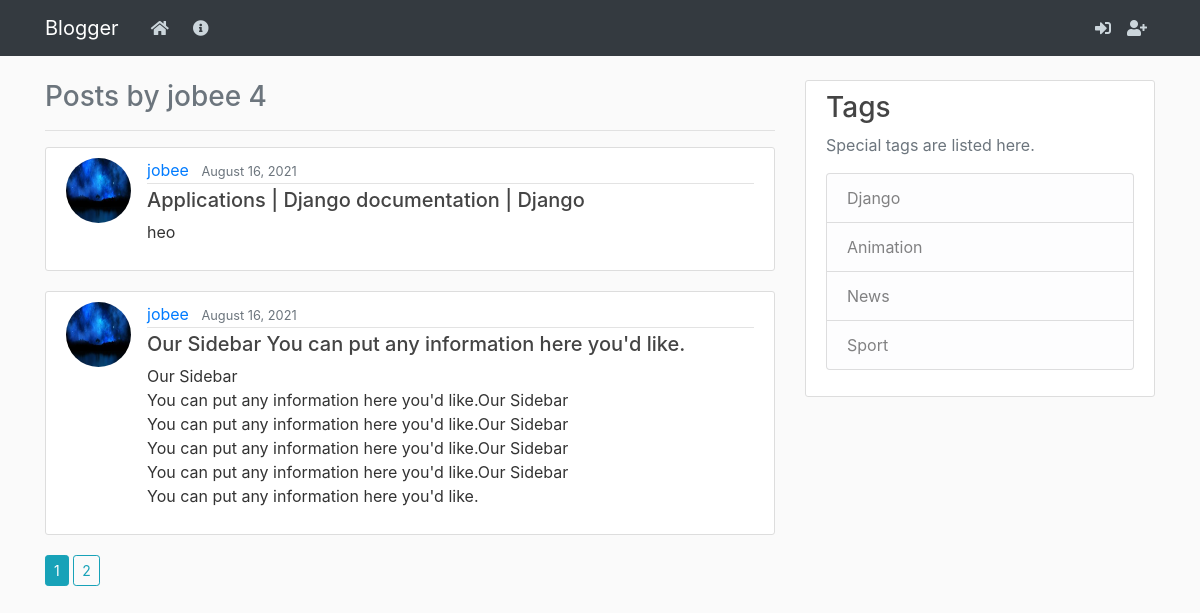
The page /blog/user/jobee on the database its author committed.
### mainblog/models.py (models this page shows, shortened)
class Post(models.Model):
	title=models.CharField(max_length=100)
	category=models.CharField(max_length=100,default='News')
	body=models.TextField()
	date=models.DateTimeField(default=timezone.now)
	author=models.ForeignKey(User, on_delete=models.CASCADE)

### users/models.py (models this page shows, shortened)
class Profile(models.Model):
	user=models.OneToOneField(User, on_delete=models.CASCADE)
	image=models.ImageField(default='03-mental_MMmE6XS.jpg',upload_to='profile_pics')

### mainblog/views.py (the view)
# urls.py: path('blog/user/<username>',UserPostListView.as_view(), name='blog-user'),
class UserPostListView(ListView):
	model = Post
	template_name = 'blog/blog_user.html'
	context_object_name = 'contents'
	paginate_by='2'
	def get_queryset(self):
		username=get_object_or_404(User,username=self.kwargs.get('username'))
		return Post.objects.filter(author=username).order_by('-date')

### Blog/templates/blog/blog_user.html (shortened to what this page needs)
{% extends "blog/base.html" %}
{% block content %}
<h3 class="mb-3 text-muted">  Posts by {{view.kwargs.username}} {{ page_obj.paginator.count }}</h3>
<hr>
    {% for post in contents %}
        <article class="media content-section">
          <img class="rounded-circle article-img" src="{{ post.author.profile.image.url }}">
          <div class="media-body">
            <div class="article-metadata">
              <a class="mr-2" href="{% url 'blog-user' post.author %}">{{ post.author }}</a>
              <small class="text-muted">{{ post.date|date:"F d, Y" }}</small>
            </div>
            <h5><a class="article-title" href="{% url 'blog-detail' post.id %}">{{ post.title }}</a></h5>
            <p class="article-content">{{ post.body }}</p>
          </div>
        </article>
    {% endfor %}
    {% if is_paginated %}
        {% for num in page_obj.paginator.page_range %}
          {% if page_obj.number == num %}
            <a class="btn btn-info btn-sm" href="?page={{ num }}"> {{num}}</a>
            {% else %}
             <a class="btn btn-outline-info btn-sm" href="?page={{ num }}"> {{num}}</a>
          {% endif %}
        {% endfor %}
    {% endif %}
{% endblock content %}

### Blog/static/blog/main.css (style rules this page uses)
body { background: #fafafa; color: #333333; margin-top: 5rem; }
h1, h2, h3, h4, h5, h6 { color: #444444; }
.content-section { background: #ffffff; padding: 10px 20px; border: 1px solid #dddddd; border-radius: 3px; margin-bottom: 20px; }
.article-title { color: #444444; }
.article-content { white-space: pre-line; }
.article-img { height: 65px; width: 65px; margin-right: 16px; }
.article-metadata { padding-bottom: 1px; margin-bottom: 4px; border-bottom: 1px solid #e3e3e3 }

### rows shown on the page
Post: author.profile.image (picture), author "jobee", date "August 16, 2021", title "Applications | Django documentation | Django", body "heo"
Post: author.profile.image (picture), author "jobee", date "August 16, 2021", title "Our Sidebar You can put any information here you'd like.", body "Our Sidebar You can put any information here you'd like.Our Sidebar You can put any information here you'd like.Our Sidebar You can put any information here you'd like.Our Sidebar You can put any information here you'd like.Our Sidebar You can put any information here you'd like."

### other values the page prints
{{ view.kwargs.username }} "jobee"
{{ page_obj.paginator.count }} "4"
{{ num }} "1"
{{ num }} "2"
